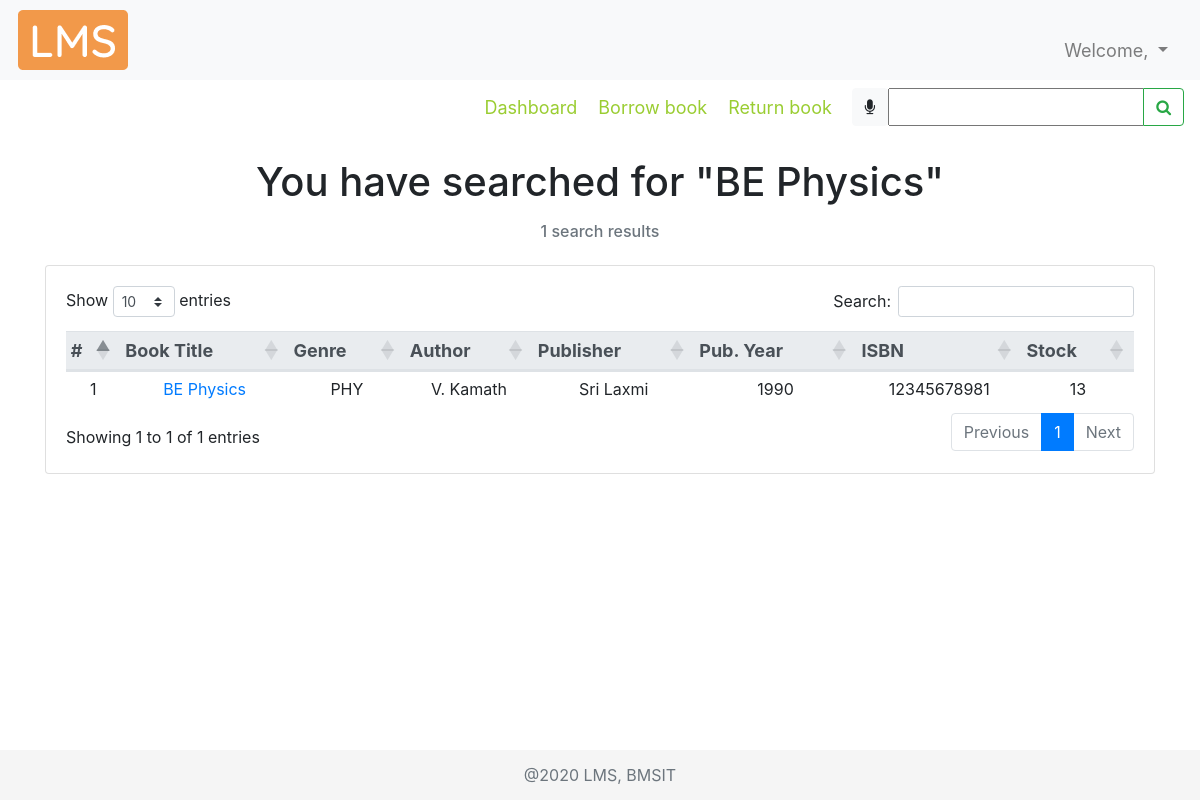
The app's page /search/BE Physics, older data.
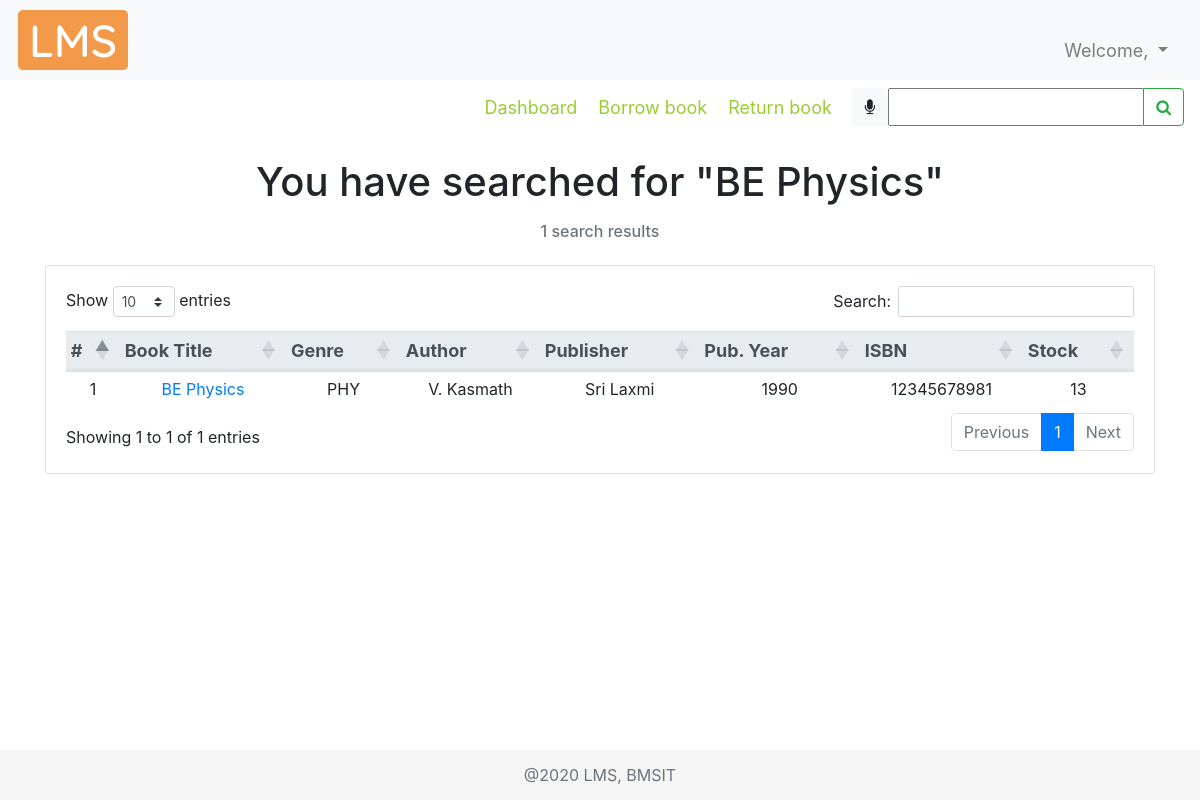
The same page, newer data.
### libraryApp/models.py (models this page shows, shortened)
class BOOK(models.Model):
    GENRE = (
        ("CS", "Computer Science"),
        ("MATH", "Mathematics"),
        ("ELE", "Electronics"),
        ("TC", "Telecommunication"),
        ("CHE", "Chemistry"),
        ("PHY", "Physics"),
        ("MEC", "Mechanics"),
        ("EVS", "Environmental Science"),
        ("BIO", "Bioengineering"),
        ("BUS", "Business Skills"),
    )
    bookTitle = models.CharField(max_length=50, help_text="Book Title")
    genre = models.CharField(max_length=30, null=True, choices=GENRE, help_text="Category")
    pubYear = models.CharField(max_length=4, null=True, help_text="Year of publication")
    isbn = models.CharField(max_length=13, null=True, unique=True, help_text="International Standard Book Number")
    librarianID = models.ForeignKey(
        settings.AUTH_USER_MODEL, null=True, on_delete=models.SET_NULL, help_text="Librarian ID")
    pubID = models.ForeignKey(PUBLISHER, null=True, on_delete=models.CASCADE, help_text="Publisher ID")
    authorID = models.ManyToManyField(AUTHOR, help_text="Authors")
    def __str__(self):
        return self.bookTitle

class AUTHOR(models.Model):
    authorName = models.CharField(max_length=30, help_text="Author name")
    def __str__(self):
        return self.authorName

class PUBLISHER(models.Model):
    pubName = models.CharField(max_length=30, help_text="Publisher name", null=True)
    streetAddr = models.CharField(max_length=50, help_text="Street Address", null=True)
    district = models.CharField(max_length=20, help_text="District", null=True)
    state = models.CharField(max_length=20, help_text="State", null=True)
    pinCode = models.CharField(max_length=6, help_text="PIN Code", null=True)
    phoneNum = models.CharField(max_length=10, help_text="Phone number", null=True)

### libraryApp/views.py (the view)
# urls.py: path('search/<str:book>', views.searchBook, name="search"),
def searchBook(request, book):
    searchResult = 'libraryApp/search_result_page.html'
    books = BOOK.objects.filter(bookTitle__icontains=book)
    myFilter = BookFilter(request.POST, queryset=books)
    if request.method == "POST":
        print(request.POST)
        return redirect(searchBook, book=request.POST['bookTitle'])
    print(books)
    booksList = []
    count = 0
    for i in books:
        count += 1
        stock = STOCK.objects.filter(bookID__id=i.id).first()
        authors = AUTHOR.objects.filter(book__id=i.id)
        authorList = []
        authorIDList = []
        for a in authors.all():
            if a not in authorList:  # loic to check redundancy
                authorList.append(a)
                authorIDList.append(a.id)
        authorString = ', '.join(map(str, authorList))
        booksList.append(tempBook(count, i.bookTitle, i.id, i.genre, i.pubID.id,
                                  i.pubID.pubName, i.pubYear, authorIDList, authorString, i.isbn, stock.bookCopies))
    context = {
        'books': booksList,
        'count': count,
        'query': book,
        'myFilter': myFilter
    }
    return render(request, searchResult, context)

### libraryApp/templates/libraryApp/search_result_page.html (shortened to what the changed rows need)
{% load static %}
<!DOCTYPE html>
<html lang="en">
<head>
    <link rel="stylesheet" href="https://cdn.jsdelivr.net/npm/bootstrap@4.5.3/dist/css/bootstrap.min.css">
    <link rel="stylesheet" href="https://stackpath.bootstrapcdn.com/font-awesome/4.7.0/css/font-awesome.min.css">
    <link rel="stylesheet" href="{% static '/css/main.css' %}">
    <link rel="stylesheet" href="https://cdn.datatables.net/1.10.22/css/dataTables.bootstrap4.min.css">
</head>
<body>
    <br>
    <div class="container-fluid">
        <div class="container">
            <div class="col-md-12 text-center">
                <h1>You have searched for "{{query}}"</h1>
            </div>
            {% if count > 0%}
            <div class="card card-body col-md-12 mt-4">
                <table id="dataTable8" class="table table-sm table-hover text-center">
                    <thead class="thead-light threadText">
                        <tr>
                            <th scope="col">#</th>
                            <th scope="col">Book Title</th>
                            <th scope="col">Genre</th>
                            <th scope="col">Author</th>
                            <th scope="col">Publisher</th>
                            <th scope="col">Pub. Year</th>
                            <th scope="col">ISBN</th>
                            <th scope="col">Stock</th>
                        </tr>
                    </thead>
                    {% for i in books %}
                    <tr>
                        <td>{{i.slNo}}</td>
                        <td><a href="{% url 'viewbook' i.bookID %}">{{i.bookTitle}}</a></td>
                        <td>{{i.genre}}</td>
                        <td>{{i.author}}</td>
                        <td>{{i.pubName}}</td>
                        <td>{{i.pubYear}}</td>
                        <td>{{i.isbn}}</td>
                        <td>{{i.stock}}</td>
                    </tr>
                    {% endfor %}
                </table>
            </div>
            {% else %}
            <div class="justify-content-center row mt-5">
                <h3 class="text-center text-secondary">Sorry☹, Currently there's no book in the library named
                    <strong>{{query}}</strong></h3>
            </div>
            {% endif %}
        </div>
    </div>
    <br>
</body>
</html>

Row changes from the older to the newer data that the page shows:
removed AUTHOR: author "V. Kamath"
added AUTHOR: author "V. Kasmath"
Text that changed along with them:
new list line: "1 13"
new list line: "BE Physics PHY 1990 12345678981"
new list line: "Sri Laxmi"
list line gone: "1 13"
list line gone: "BE Physics PHY 1990 12345678981"
list line gone: "Sri Laxmi"
